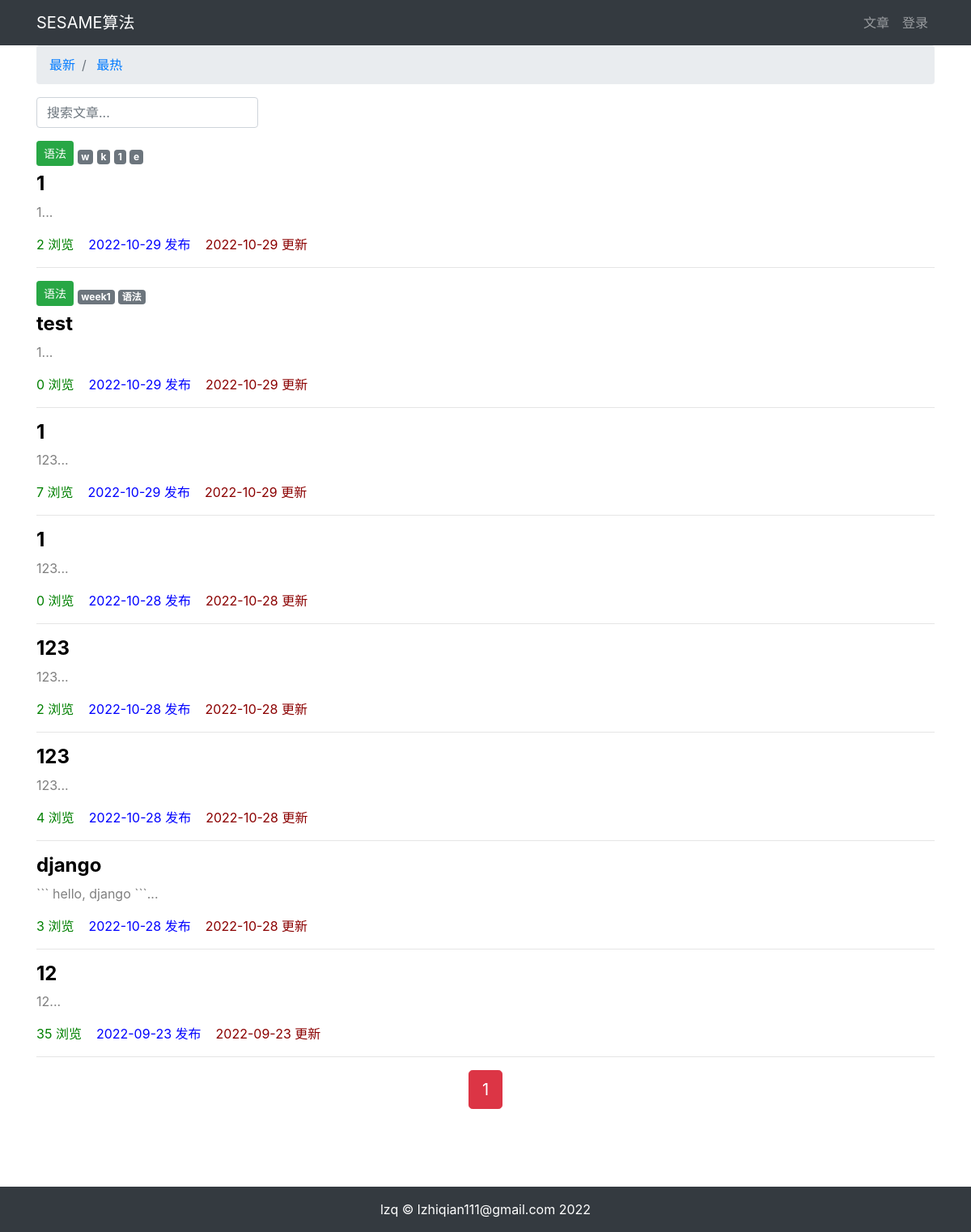
The app's page /article/article-list/?page=8&order=None&search=, older data.
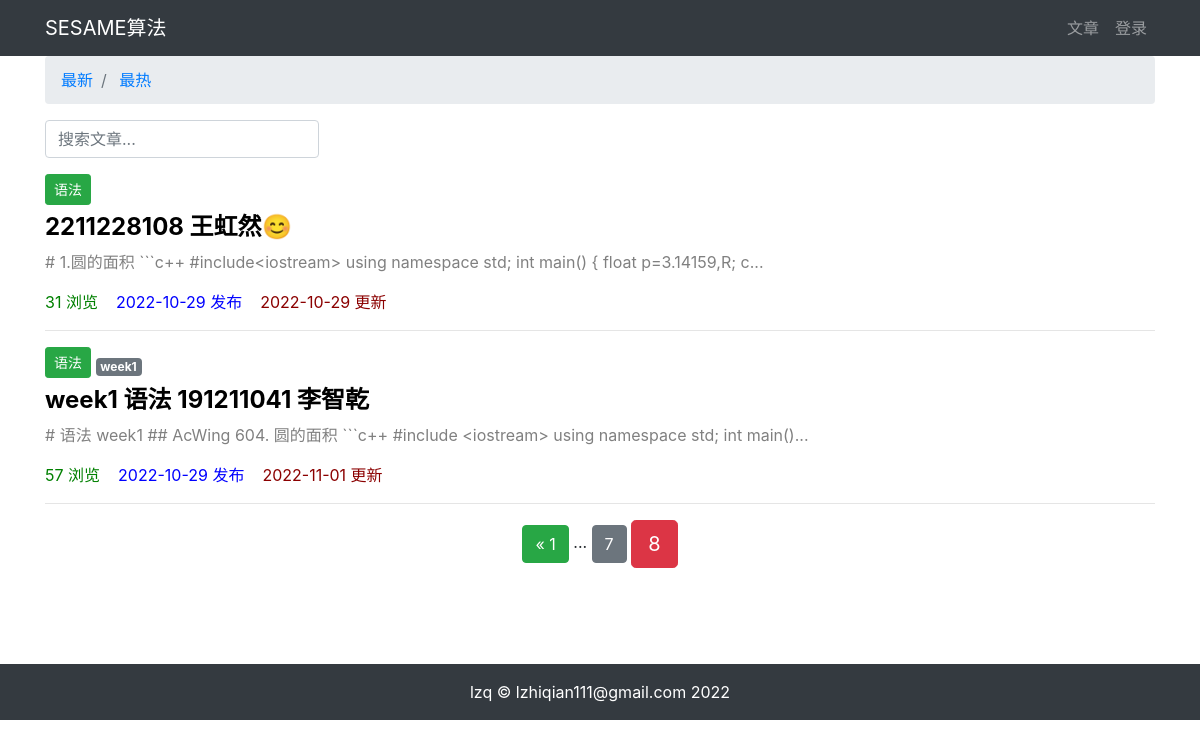
The same page, newer data.
### article/models.py (models this page shows, shortened)
class ArticlePost(models.Model):
    author = models.ForeignKey(User, on_delete=models.CASCADE)
    title = models.CharField(max_length=100)
    body = models.TextField()
    created = models.DateTimeField(default=timezone.now)
    updated = models.DateTimeField(auto_now=True)
    total_views = models.PositiveIntegerField(default=0)
    column = models.ForeignKey(
        ArticleColumn,
        null=True,
        blank=True,
        on_delete=models.CASCADE,
        related_name='article'
    )
    tags = TaggableManager(blank=True)
    class Meta:
        ordering = ('-created',)

class ArticleColumn(models.Model):
    title = models.CharField(max_length=100, blank=True)
    created = models.DateTimeField(default=timezone.now)
    def __str__(self):
        return self.title

### article/views.py (the view)
# urls.py: path('article-list/', views.article_list, name='article_list'),
def article_list(request):
    search = request.GET.get('search')
    order = request.GET.get('order')
    column = request.GET.get('column')
    tag = request.GET.get('tag')
    article_list = ArticlePost.objects.all()
    if search:
        article_list = article_list.filter(
            Q(title__icontains=search) |
            Q(body__icontains=search)
        )
    else:
        search = ''
    if column is not None and column.isdigit():
        article_list = article_list.filter(column=column)
    if tag and tag != 'None':
        article_list = article_list.filter(tags__name__in=[tag])
    if order == 'total_views':
        article_list = article_list.order_by('-total_views')
    paginator = Paginator(article_list, 10)
    page = request.GET.get('page')
    articles = paginator.get_page(page)
    context = {
        'articles': articles,
        'order': order,
        'search': search,
        'column': column,
        'tag': tag,
    }
    return render(request, 'article/list.html', context)

### article/templates/article/list.html (shortened to what this page needs)
{% extends "article/base.html" %}
{% load static %}
{% block content %}
<div class="container">
    <nav aria-label="breadcrumb">
        <ol class="breadcrumb">
            <li class="breadcrumb-item">
                <a href="{% url 'article:article_list' %}?search={{ search }}">
                    最新
                </a>
            </li>
            <li class="breadcrumb-item">
                <a href="{% url 'article:article_list' %}?order=total_views&search={{ search }}">
                    最热
                </a>
            </li>
        </ol>
    </nav>
    <div class="row">
        <div class="col-auto mr-auto">
            <form class="form-inline" >
                <input type="text"
                    class="form-control mb-2 mr-sm-2"
                    name="search"
                    placeholder="搜索文章..."
                    required
                >
            </form>
        </div>
    </div>
    <div class="row mt-2">
    {% for article in articles %}
        <div class="col-12">
            {% if article.column %}
                <button type="button"
                    class="btn btn-sm mb-2
                        {% if article.column.title == '语法' %}
                            btn-success
                        {% elif article.column.title == '算法' %}
                            btn-danger
                        {% elif article.column.title == 'python' %}
                            btn-warning
                        {% endif %}
                    "
                >
                    {{ article.column }}
                </button>
            <span>
                {% for tag in article.tags.all %}
                    <a href="{% url 'article:article_list' %}?tag={{ tag }}"
                       class="badge badge-secondary"
                    >
                        {{ tag }}
                    </a>
                {% endfor %}
            </span>
            {% endif %}
            <h4>
                <b>
                    <a href="{% url 'article:article_detail' article.id %}"
                       style="color: black;"
                    >
                        {{ article.title }}
                    </a>
                </b>
            </h4>
            <div>
                <p style="color: gray;">
                    {{ article.body|slice:'100' }}...
                </p>
            </div>
            <p>
                <span style="color: green;">
                    {{ article.total_views }} 浏览&nbsp;&nbsp;&nbsp;
                </span>
                <span style="color: blue;">
                    {{ article.created|date:'Y-m-d' }} 发布&nbsp;&nbsp;&nbsp;
                </span>
                <span style="color: darkred;">
                    {{ article.updated|date:'Y-m-d' }} 更新
                </span>
            </p>
            <hr>
        </div>
    {% endfor %}
</div>
</div>
<div class="pagination row">
    <div class="m-auto">
        <span class="step-links">
            {% if articles.has_previous %}
                <a href="?page=1&order={{ order }}&search={{ search }}" class="btn btn-success">
                    &laquo; 1
                </a>
                <span>...</span>
                <a href="?page={{ articles.previous_page_number }}&order={{ order }}&search={{ search }}"
                   class="btn btn-secondary"
                >
                    {{ articles.previous_page_number }}
                </a>
            {% endif %}
            <span class="current btn btn-danger btn-lg">
                {{ articles.number }}
            </span>
        </span>
    </div>
</div>
{% endblock content %}

### article/templates/article/base.html (shortened to what this page needs)
<!DOCTYPE html>
{% load static %}
<html lang="zh-cn">
<head>
    <link rel="stylesheet" href="{% static 'md_css/monokai.css' %}">
    <link rel="stylesheet" href="https://cdn.staticfile.org/twitter-bootstrap/4.3.1/css/bootstrap.min.css">
</head>
<body>
    {% include 'article/header.html' %}
    {% block content %}
    {% endblock content %}
    {% include 'article/footer.html' %}
</body>
</html>

### article/templates/article/header.html (shortened to what this page needs)
<nav class="navbar navbar-expand-lg navbar-dark bg-dark">
    <div class="container">
        <a class="navbar-brand" href="{% url 'article:article_list' %}">SESAME算法</a>
        <div>
            <ul class="navbar-nav">
                <li>
                    <a class="nav-link" href="{% url 'article:article_list' %}">文章</a>
                </li>
                {% if user.is_authenticated %}
                    <li class="nav-item dropdown">
                        <a class="nav-link dropdown-toggle" href="#" id="navbarDropdown" role="button" data-toggle="dropdown" aria-haspopup="true" aria-expanded="false">
                            {{ user.username }}
                        </a>
                        <div class="dropdown-menu" aria-labelledby="navbarDropdown">
                            <a class="dropdown-item" href="{% url 'article:article_create' %}">添加文章</a>
                            <a class="dropdown-item" href="#" onclick="user_delete()">删除账户</a>
                            <a class="dropdown-item" href="{% url 'user:logout' %}">退出</a>
                            <a class="dropdown-item" href="{% url 'user:edit' user.id %}">修改信息</a>
                        </div>
                    </li>
                {% else %}
                <li class="nav-item">
                    <a class="nav-link" href="{% url 'user:login' %}">登录</a>
                </li>
                {% endif %}
            </ul>
        </div>
    </div>
</nav>

### article/templates/article/footer.html
{% load static %}
<div>
    <br><br><br>
    <br>
</div>
<footer class="py-3 bg-dark fixed bottom">
    <div class="container">
        <p class="m-0 text-center text-white">lzq &copy; lzhiqian111@gmail.com 2022</p>
    </div>
</footer>

Row changes from the older to the newer data that the page shows:
removed ArticlePost: column "语法", title "1", body "1", total_views "2", created "2022-10-29", updated "2022-10-29"
removed Tag: name "w", shown under "语法"
removed Tag: name "k", shown under "语法"
removed Tag: name "1", shown under "语法"
removed Tag: name "e", shown under "语法"
removed ArticlePost: column "语法", title "test", body "1", total_views "0", created "2022-10-29", updated "2022-10-29", Tag (name "week1")
no longer on this page (row unchanged): Tag: name "语法"
removed ArticlePost: title "1", body "123", total_views "7", created "2022-10-29", updated "2022-10-29"
removed ArticlePost: title "1", body "123", total_views "0", created "2022-10-28", updated "2022-10-28"
removed ArticlePost: title "123", body "123", total_views "2", created "2022-10-28", updated "2022-10-28"
removed ArticlePost: title "123", body "123", total_views "4", created "2022-10-28", updated "2022-10-28"
removed ArticlePost: title "django", body "``` hello, django ```", total_views "3", created "2022-10-28", updated "2022-10-28"
removed ArticlePost: title "12", body "12", total_views "35", created "2022-09-23", updated "2022-09-23"
added ArticlePost: column "语法", title "2211228108 王虹然😊", body "# 1.圆的面积 ```c++ #include<iostream> using namespace std; int main() { float p=3.14159,R; c", total_views "31", created "2022-10-29", updated "2022-10-29"
added ArticlePost: column "语法", title "week1 语法 191211041 李智乾", body "# 语法 week1 ## AcWing 604. 圆的面积 ```c++ #include <iostream> using namespace std; int main()", total_views "57", created "2022-10-29", updated "2022-11-01", Tag (name "week1")
Text that changed along with them:
{{ articles.previous_page_number }}: (not shown) → "7"
{{ articles.number }}: "1" → "8"
text now shown: "« 1 ..."
